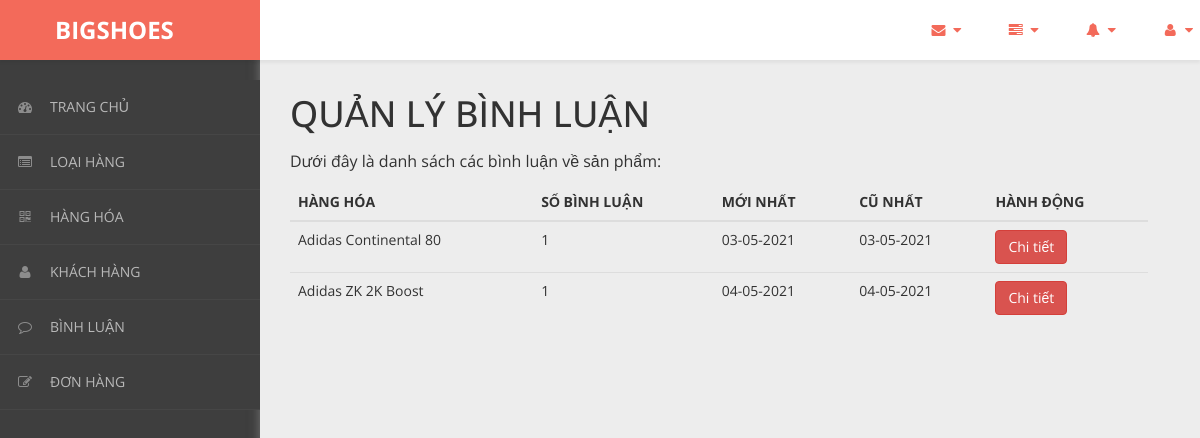
The app's page /admin/content/binh-luan/binh-luan-list.php with its own data.
### tables this page shows
CREATE TABLE `hang_hoa` (
  `ma_hh` int(11) NOT NULL,
  `ten_hh` varchar(50) NOT NULL,
  `hinh` varchar(50) NOT NULL,
  `don_gia` int(11) NOT NULL,
  `giam_gia` int(11) NOT NULL,
  `mo_ta` varchar(500) NOT NULL,
  `ma_loai` int(11) NOT NULL
);

### admin/dao/pdo.php (called while the page is built, shortened)
<?php
    function pdo_get_connection(){
        $pdo = new PDO("mysql:host=localhost;dbname=bigshoes",'bigshoes','admin123');
        $pdo->setAttribute(PDO::ATTR_ERRMODE, PDO::ERRMODE_EXCEPTION);
        return $pdo;
    }
    function pdo_query($sql){
        $sql_args = array_slice(func_get_args(),1);
        try{
            $conn = pdo_get_connection();
            $stmt = $conn ->prepare($sql);
            $stmt -> execute($sql_args);
            $rows = $stmt -> fetchAll();
            return $rows;
        }catch(PDOException $e){
            throw $e;
        }finally{
            unset($conn);
        }
    }
    ?>

### admin/dao/thong-ke.php (called while the page is built, shortened)
<?php
    require_once ('pdo.php');
    function thong_ke_binh_luan(){
    $sql = "SELECT hh.ma_hh, hh.ten_hh,"
            . " COUNT(*) so_luong,"
            . " MIN(bl.ngay_bl) cu_nhat,"
            . " MAX(bl.ngay_bl) moi_nhat"
            . " FROM binh_luan bl "
            . " JOIN hang_hoa hh ON hh.ma_hh=bl.ma_hh "
            . " GROUP BY hh.ma_hh, hh.ten_hh"
            . " HAVING so_luong > 0";
    return pdo_query($sql);
    }
?>

### admin/content/binh-luan/binh-luan-list.php (the view, shortened to what this page needs)
<!DOCTYPE html>
<html xmlns="http://www.w3.org/1999/xhtml">
<head>
    <link href="../../../css/admin/css/bootstrap.css" rel="stylesheet" />
    <link href="../../../css/admin/css/font-awesome.css" rel="stylesheet" />
    <link href="../../../css/admin/css/custom-styles.css" rel="stylesheet" />
</head>
<body>
    <div id="wrapper">
        <nav class="navbar navbar-default top-navbar" role="navigation">
            <div class="navbar-header">
                <a class="navbar-brand" href="../../../../bigshoes/trang-chinh/"><strong style = "margin-left: 40px;">BIGSHOES</strong></a>
            </div>
            <ul class="nav navbar-top-links navbar-right">
                <li class="dropdown">
                    <a class="dropdown-toggle" data-toggle="dropdown" href="#" aria-expanded="false">
                        <i class="fa fa-envelope fa-fw"></i> <i class="fa fa-caret-down"></i>
                    </a>
                </li>
                <li class="dropdown">
                    <a class="dropdown-toggle" data-toggle="dropdown" href="#" aria-expanded="false">
                        <i class="fa fa-tasks fa-fw"></i> <i class="fa fa-caret-down"></i>
                    </a>
                </li>
                <li class="dropdown">
                    <a class="dropdown-toggle" data-toggle="dropdown" href="#" aria-expanded="false">
                        <i class="fa fa-bell fa-fw"></i> <i class="fa fa-caret-down"></i>
                    </a>
                </li>
                <li class="dropdown">
                    <a class="dropdown-toggle" data-toggle="dropdown" href="#" aria-expanded="false">
                        <i class="fa fa-user fa-fw"></i> <i class="fa fa-caret-down"></i>
                    </a>
                </li>
            </ul>
        </nav>
        <nav class="navbar-default navbar-side" role="navigation">
            <div class="sidebar-collapse">
                <ul class="nav" id="main-menu">
                    <li>
                        <a href="../thong-ke/thong-ke-list.php"><i class="fa fa-dashboard"></i>TRANG CHỦ</a>
                    </li>
                    <li>
                        <a href="../loai-hang/loai-hang-list.php"><i class="fa fa-list-alt" aria-hidden="true"></i>LOẠI HÀNG</a>
                    </li>
                    <li>
                        <a href="../hang-hoa/hang-hoa-list.php"><i class="fa fa-qrcode"></i>HÀNG HÓA</a>
                    </li>
                    <li>
                        <a href="../khach-hang/khach-hang-list.php"><i class="fa fa-user"></i>KHÁCH HÀNG</a>
                    </li>
                    <li>
                        <a href="../binh-luan/binh-luan-list.php"><i class="fa fa-comment-o" aria-hidden="true"></i>BÌNH LUẬN</a>
                    </li>
                    <li>
                        <a href="../hoa-don/hoa-don-list.php"><i class="fa fa-edit"></i>ĐƠN HÀNG</a>
                    </li>
                </ul>
            </div>
        </nav>
        <div id="page-wrapper">
		  <div class="header">
                        <div class="page-header">
                            <h1>QUẢN LÝ BÌNH LUẬN</h1>
                            <p>Dưới đây là danh sách các bình luận về sản phẩm: </p>
                            <?php
                                require_once ('../../daO/thong-ke.php');
                                $items = thong_ke_binh_luan();
                            ?>
                            <table class="table table-hover">
                                <thead>
                                  <tr>
                                    <th>HÀNG HÓA</th>
                                    <th>SỐ BÌNH LUẬN</th>
                                    <th>MỚI NHẤT</th>
                                    <th>CŨ NHẤT</th>
                                    <th>HÀNH ĐỘNG</th>
                                  </tr>
                                </thead>
                                <tbody>
                                <?php foreach($items as $item){
                                     extract($item);
                                    ?>
                                  <tr>
                                    <td><?=$ten_hh?></td>
                                    <td><?=$so_luong?></td>
                                    <td><?=$moi_nhat?></td>
                                    <td><?=$cu_nhat?></td>
                                    <td><a href="binh-luan-detail.php?ma_hh=<?=$ma_hh?>"><button class="btn btn-danger">Chi tiết</button></a></td>
                                  </tr>
                                <?php } ?>
                                </tbody>
                              </table>
                        </div>
		</div>
            </div>
        </div>
</body>
</html>

### css/admin/css/custom-styles.css (style rules this page uses)
body { font-family: 'Open Sans', sans-serif; background: #3E3E3E; }
#wrapper { width: 100%; }
#page-wrapper { padding: 15px 15px; min-height: 600px; background: #EDEDED; }
h1, .h1, h2, .h2, h3, .h3 { margin-top: 7px; margin-bottom: -5px; }
p { font-size:16px; line-height:25px; padding-top:20px; }
.navbar-side { z-index: 0; }
.navbar-side .nav > li > a > i { color: #8C8C8C;padding: 8px;width: 30px;text-align: center; }
.top-navbar { position: fixed; width: 100%; z-index: 300; -webkit-box-shadow: 0 3px 3px rgba(0, 0, 0, 0.05); -moz-box-shadow: 0 3px 3px rgba(0, 0, 0, 0.05); box-shadow: 0 3px 3px rgba(0, 0, 0, 0.05); }
.navbar-side { z-index: 1; position: fixed; width: 260px; top: 80px; }
#page-wrapper { position: relative; top: 55px; box-shadow: 0 0 10px #757575; -moz-box-shadow: 0 0 10px #757575; -webkit-box-shadow: 0 0 10px #757575; }
.page-header { margin: 0;border-bottom: 1px solid transparent;text-align: left;background-color: rgb(237, 237, 237);padding: 32px 22px 32px 0;color: #323232; }
.header { margin: 0 30px; }
.top-navbar { margin:0px; }
.top-navbar .navbar-brand { color: #fff;width: 260px;text-align: left;height: 60px;font-size: 24px;font-weight: 700;line-height: 30px;background: #F36A5A; }
.top-navbar .nav > li { position: relative; display: inline-block; margin: 0px; padding: 0px; }
.top-navbar .nav > li > a { position: relative; display: block; padding: 20px;color: #FFFFFF; margin: 0px; }
.sidebar-collapse , .sidebar-collapse .nav { background:none; }
.sidebar-collapse .nav { padding:0; }
.sidebar-collapse .nav > li > a { color: #B8B8B8; background:transparent; text-shadow:none; font-size: 14px; }
.sidebar-collapse > .nav > li > a { padding: 12px 10px; }
.sidebar-collapse > .nav > li { border-bottom: 1px solid rgba(107, 108, 109, 0.19); }
.navbar-side { border:none; background: #3E3E3E; }
.top-navbar { background: #FFFFFF; border-bottom:none; }
.top-navbar .nav > li > a > i { margin-right: 2px; }
.navbar-default { border:0px solid black; }
.navbar-header { background: transparent; }
.nav > li > a > i { margin-right:10px; color: rgb(243, 106, 90); }
@media (min-width:768px) { #page-wrapper { margin: 0 0 0 260px; padding: 0; min-height: 1200px; } }
@media (min-width:768px) { .navbar-side { width: 260px; z-index: 1; } }
@media (min-width:768px) { .navbar { border-radius: 0px; } }

### records on screen
hang_hoa: ten_hh "Adidas Continental 80", so_luong "1", moi_nhat "03-05-2021", cu_nhat "03-05-2021"
hang_hoa: ten_hh "Adidas ZK 2K Boost", so_luong "1", moi_nhat "04-05-2021", cu_nhat "04-05-2021"
